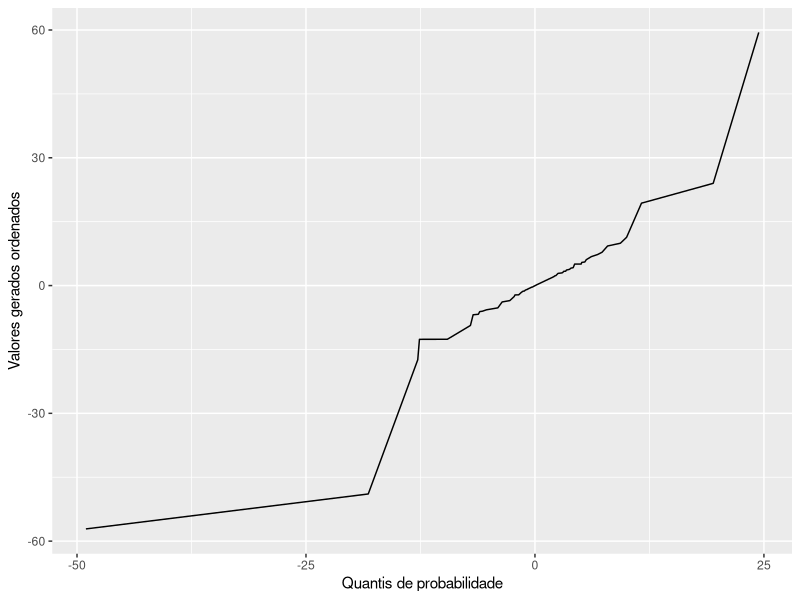

Reproduce this figure in R. (Note: this script raises an error after producing the figure.)
library(tidyverse)
det
#Variables
set.seed(2021)
n <- 162
sca <- 1
loc <- 0.8
nu <- -0.5
sd <- sqrt(2)

# Cauchy distribution
cau <- rcauchy(n, loc, sca)
cau_sorted <- sort(cau)
q_cau <- numeric(n)
for (i in 1:n){
  q_cau[i] <- quantile(cau_sorted, i/(n+1))
}

# Normal distribution
nor <- rnorm(n, nu, sd)
nor_sorted <- sort(nor)
q_nor <- numeric(n)
for (i in 1:n){
  q_nor[i] <- quantile(nor_sorted, i/(n+1))
}


df <- data.frame(cbind(q_cau, cau_sorted, q_nor, nor_sorted))

colnames(df) <- c("Quantiles_Cauchy", "Sorted_Values_Cauchy", "Quantiles_Normal", "Sorted_Values_Normal")
print(df)

ggplot(df, aes(x = Quantiles_Cauchy, y = Sorted_Values_Cauchy)) +
  geom_line() +
  xlab("Quantis de probabilidade") +
  ylab("Valores gerados ordenados")
    
# Criar dataframe dos valores ordenados e quantis para Cauchy
df_cauchy <- data.frame(Quantiles = quantiles, Valores = sorted_cauchy)

# Criar dataframe dos valores ordenados e quantis para Normal
df_normal <- data.frame(Quantiles = quantiles, Valores = sorted_normal)

# Criar o gráfico utilizando ggplot2
ggplot() +
  geom_line(data = df_cauchy, aes(x = Quantiles, y = Valores), color = "blue") +
  geom_line(data = df_normal, aes(x = Quantiles, y = Valores), color = "red") +
  geom_abline(intercept = 0, slope = 1, linetype = "dashed") +
  xlab("Quantis de probabilidade") +
  ylab("Valores gerados ordenados") +
  +
  theme_bw() +
  scale_color_manual(values = c("blue", "red"), 
                     breaks = c("Cauchy", "Normal"),
                     labels = c("Distribuição de Cauchy", "Distribuição Normal"),
                     name = "Distribuição")